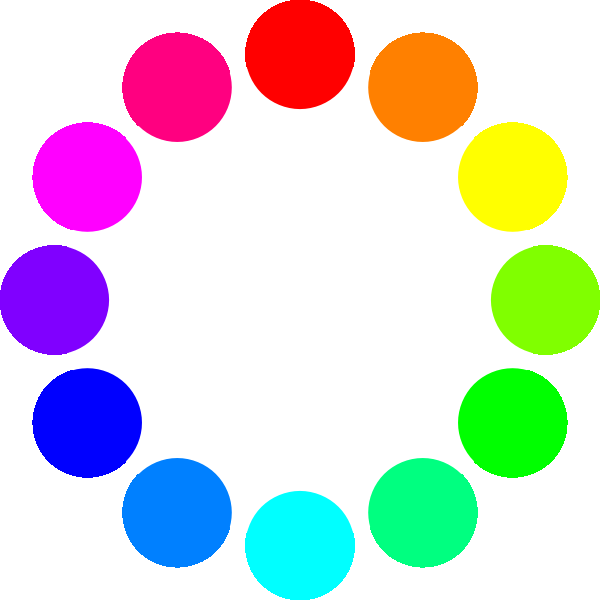
#> input picture color.jpg, 600 x 600 px, given in place of the camera
$ python object.py
#> lines starting #> are read from the running program, lines starting #| are printed output that depends on the picture; after the words box and inside, x2 and y2 are one past the last pixel; in counts of white or black regions, pixels touching at a corner belong together
import cv2
import numpy as np

cap=cv2.VideoCapture(0)
while(1):
    _,frame=cap.read()
#> frame is the input picture: shape (600, 600, 3); mean B, G, R 214.9, 214.9, 214.9
    new_image=cv2.cvtColor(frame,cv2.COLOR_BGR2HSV)
#> new_image: shape (600, 600, 3); mean H, S, V 26.2, 80.3, 255
    cv2.imshow('image',new_image)
    lower_bound=np.array([110,50,50])
    upper_bound=np.array([120,255,255])
    mask=cv2.inRange(new_image,lower_bound,upper_bound)
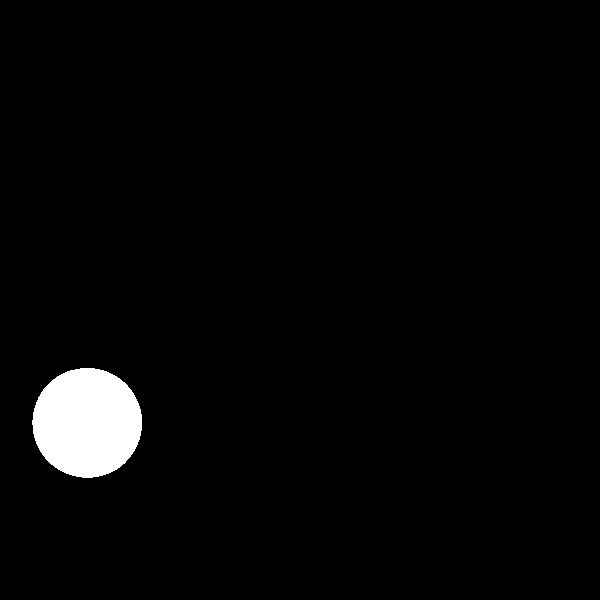
#> mask: shape (600, 600); 2.6% white; 1 white region, box (x1, y1, x2, y2) and area: (32, 368, 142, 478) 9482
    cv2.imshow('mask',mask)
    res=cv2.bitwise_and(frame,frame,mask=mask)
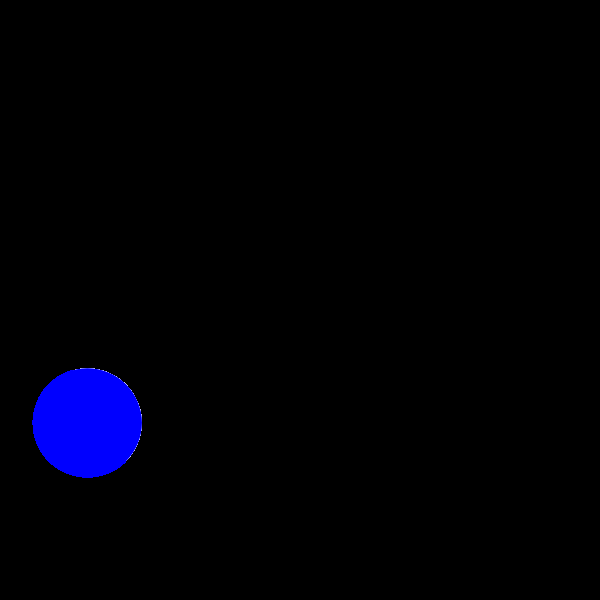
#> res: shape (600, 600, 3); mean B, G, R 6.7, 0, 0
    cv2.imshow('res',res)
    k=cv2.waitKey(5) & 0xFF
#> (key Esc is pressed here)
    if k==27:
        break
cv2.destroyAllWindows()
